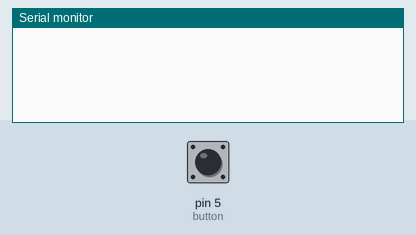
Simulated run of this sketch. Board: Arduino Uno, built with avr-gcc and run on an emulated ATmega328P. Parts: the last lines printed to the serial monitor. The inputs (shaded band) are chosen by the test bench; at power-on: pin 5 (button) HIGH. No radio packets arrive unless stated.

Above: at 1.2 s.
1.3 s: pin 5 (button) pulled LOW for 0.15 s
At 2.3 s:
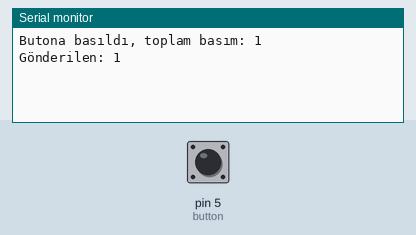
2.9 s: pin 5 (button) pulled LOW for 1 s
At 3.4 s:
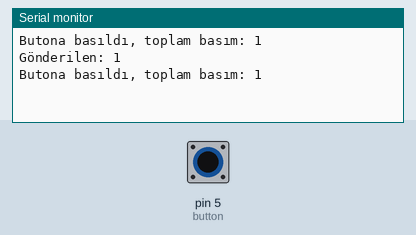
5.4 s: pin 5 (button) pulled LOW for 3.2 s
At 9.9 s:
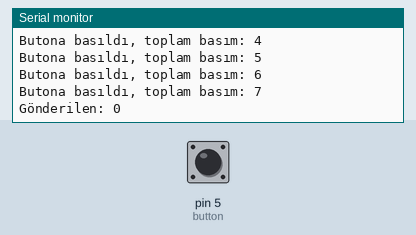
Timing chart, 0 to 11.4 s (numbered marks = the images above; inputs shaded):
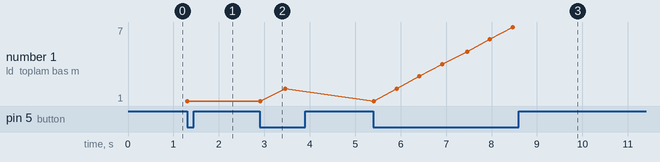

The sketch:

nrf24L01_verici.ino
```cpp
#include <SPI.h>
#include <nRF24L01.h>
#include <RF24.h>

#define button 5

RF24 radio(9, 8);
const byte address[6] = "00001";

void setup() {
  radio.begin();
  radio.openWritingPipe(address);
  radio.stopListening();
  Serial.begin(9600);
  pinMode(button, INPUT_PULLUP);
}

void loop() {
  static unsigned long lastPress = 0; // Son buton basma zamanı
  static int pressCount = 0; // Buton basma sayacı

  // Buton durumu kontrolü
  if (digitalRead(button) == LOW) {
    // Eğer butona basıldıysa
    if (millis() - lastPress > 500) { // Debounce
      pressCount++;
      lastPress = millis(); // Son basma zamanını güncelle
      Serial.print("Butona basıldı, toplam basım: ");
      Serial.println(pressCount); // Seri portta basım sayısını yazdır
    }
  } else {
    // Buton bırakıldıysa
    if (pressCount > 0) {
      char text[2]; // Gönderilecek metin
      if (pressCount == 1) {
        text[0] = '1'; // Tek basımda '1' gönder
        Serial.println("Gönderilen: 1"); // Seri portta gönderilen değeri yazdır
      } else if (pressCount >= 2) {
        text[0] = '0'; // İki basımda '0' gönder
        Serial.println("Gönderilen: 0"); // Seri portta gönderilen değeri yazdır
      }
      text[1] = '\0'; // String sonlandırıcı
      radio.write(&text, sizeof(text)); // Veriyi gönder
      pressCount = 0; // Sayacı sıfırla
    }
  }

  delay(50); // Döngü hızını kontrol et
}
```

Measured:
- after the input at 1.3 s, the serial monitor: prints a new line at once (image 1)
- after the input at 5.4 s, the serial monitor: prints a new line after 1.0 s (image 3)
- plotted number 1: 1 → 2 after the input at 2.9 s, 2 → 7 after the input at 5.4 s
